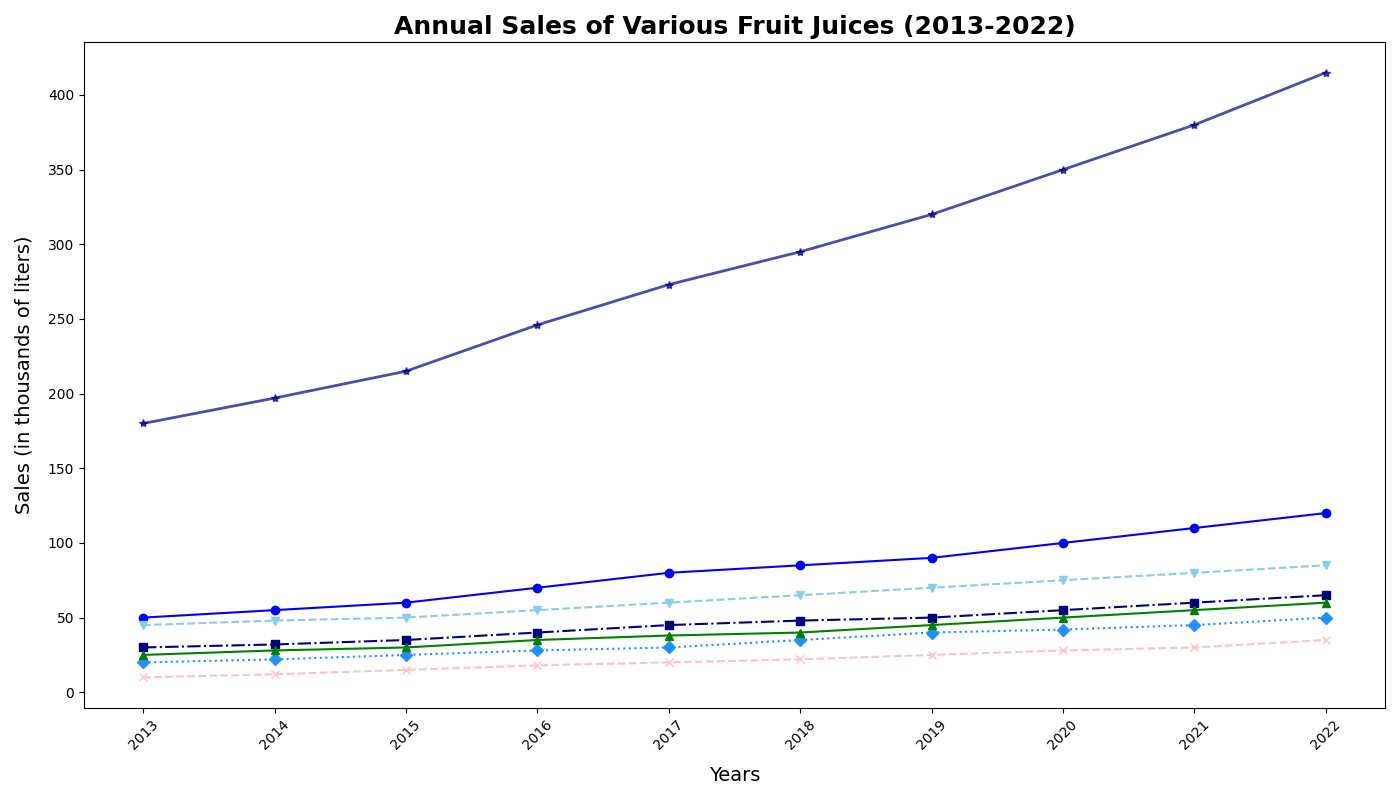

Reproduce this figure in Python.
import matplotlib.pyplot as plt
import numpy as np

years = np.arange(2013, 2023)

apple_sales = np.array([50, 55, 60, 70, 80, 85, 90, 100, 110, 120])
orange_sales = np.array([45, 48, 50, 55, 60, 65, 70, 75, 80, 85])
grape_sales = np.array([30, 32, 35, 40, 45, 48, 50, 55, 60, 65])
pineapple_sales = np.array([20, 22, 25, 28, 30, 35, 40, 42, 45, 50])

# New data series for banana and strawberry sales
banana_sales = np.array([25, 28, 30, 35, 38, 40, 45, 50, 55, 60])
strawberry_sales = np.array([10, 12, 15, 18, 20, 22, 25, 28, 30, 35])

# Updating total sales with the new data series
total_sales = (apple_sales + orange_sales + grape_sales +
               pineapple_sales + banana_sales + strawberry_sales)

fig, ax = plt.subplots(figsize=(14, 8))

ax.plot(years, apple_sales, marker='o', linestyle='-', color='blue')
ax.plot(years, orange_sales, marker='v', linestyle='--', color='skyblue')
ax.plot(years, grape_sales, marker='s', linestyle='-.', color='navy')
ax.plot(years, pineapple_sales, marker='D', linestyle=':', color='dodgerblue')
ax.plot(years, banana_sales, marker='^', linestyle='-', color='green')
ax.plot(years, strawberry_sales, marker='x', linestyle='--', color='pink')

ax.plot(years, total_sales, marker='*', linestyle='-', linewidth=2, color='darkblue', alpha=0.7)

ax.set_title('Annual Sales of Various Fruit Juices (2013-2022)', fontsize=18, fontweight='bold')
ax.set_xlabel('Years', fontsize=14, labelpad=10)
ax.set_ylabel('Sales (in thousands of liters)', fontsize=14, labelpad=10)

ax.set_xticks(years)
ax.set_xticklabels(years, rotation=45)

plt.tight_layout()
plt.show()
